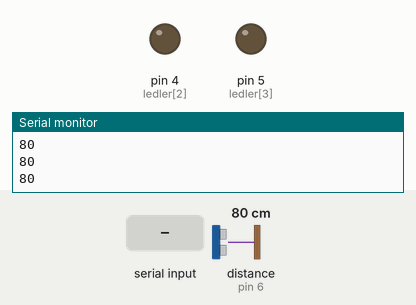
Recording of a sketch running on a simulated Arduino Uno, built with avr-gcc and run on an emulated ATmega328P. On the bench: output pins drawn as LEDs (lit = HIGH), the last lines printed to the serial monitor. Wiring (inferred from the names in the program): ultrasonic range finder: trigger pin 7; echo pin 6. The test bench sets the inputs (shaded band); at power-on: distance to the obstacle (sensor on pin 6) 80 cm. The echo pulse lasts 58.3 µs per cm; pins used as bus, display or sensor lines are not drawn.

Above: at 1.2 s.
1.3 s: "90,45\n" received over Serial
At 2.4 s:
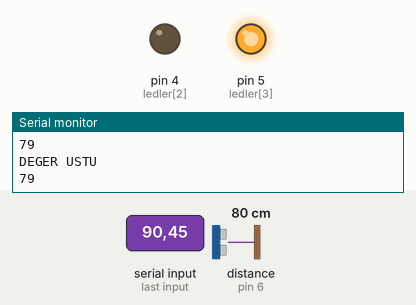
Timing chart, 0 to 4.3 s (numbered marks = the images above; inputs shaded):
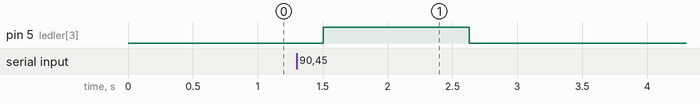

Measured:
- after the input at 1.3 s, pin 5 (ledler[3]): LOW → HIGH after 0.20 s, → LOW 1.1 s later

The sketch:

MesafeSensor.ino
```cpp
/*BİR BAŞKA SORULABİLECEK SORU SENARYOSU. SERİ MONİTÖRDEN GİRİLEN DEĞERİ
*SINIR UZAKLIK OLARAK BELİRLEYİP
*ONA GÖRE İŞLEMLER YAPAN PROGRAM.ultrasonik sensör ile...
*/
#define echoPin 6
#define trigPin 7
int ledler[]={2,3,4,5};
long sure,mesafe;
int sinirDeger;

void setup() {
  for(int i=2;i<4;i++){/*for döngüsü içinde ledleri tanımladım kolaylık
    *olsun diye. 0,1,2,3 yani 2. 3. 4. ... ledler çıkış olarak ayarlandı.
    */
    pinMode(ledler[i],OUTPUT);
  }
  pinMode(trigPin,OUTPUT);//Bu pinler önemli
  pinMode(echoPin,INPUT);//sensör üstünde yazıyor pin isimleri
  Serial.begin(9600);
}

void loop() {
  /*BUNLAR EZBERLENMELİ GİBİ BİRŞEY....*/
   digitalWrite(trigPin,LOW);
   delayMicroseconds(2);
   digitalWrite(trigPin,HIGH);
   delayMicroseconds(10);
   digitalWrite(trigPin,LOW);
   sure=pulseIn(echoPin,HIGH);
   mesafe=(sure/2)/29.1;//BU FORMÜLÜ HOCA VERİR.
   Serial.println(mesafe);
   delay(120);

   if(Serial.available()>0){
    sinirDeger=Serial.parseInt();
   }

   if(mesafe>sinirDeger && sinirDeger>0){
    digitalWrite(ledler[3],HIGH);

    Serial.println("DEGER USTU");
   }
   else{
    digitalWrite(ledler[3],LOW);
   }
}
```
